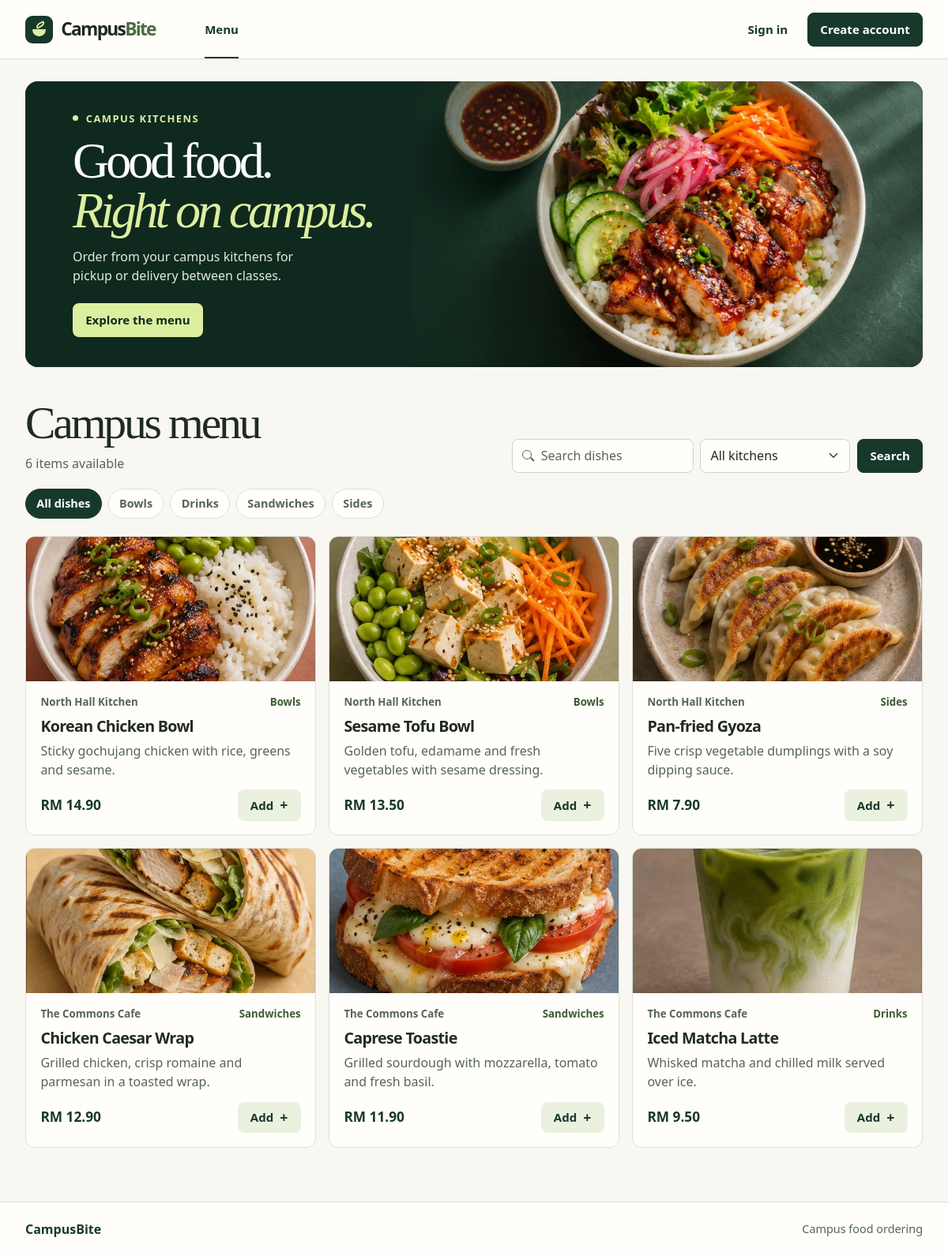
The page / on the database its author committed.
### tables this page shows
CREATE TABLE IF NOT EXISTS menu_items (
    id INT UNSIGNED AUTO_INCREMENT PRIMARY KEY,
    vendor_id INT UNSIGNED NOT NULL,
    category_id INT UNSIGNED NOT NULL,
    name VARCHAR(100) NOT NULL,
    description VARCHAR(500) NOT NULL,
    price DECIMAL(10,2) NOT NULL CHECK (price > 0),
    photo_slot TINYINT UNSIGNED NULL CHECK (photo_slot BETWEEN 1 AND 6),
    is_active BOOLEAN NOT NULL DEFAULT TRUE,
    archived_at DATETIME NULL,
    FOREIGN KEY (vendor_id) REFERENCES vendors(id),
    FOREIGN KEY (vendor_id, category_id) REFERENCES categories(vendor_id, id),
    INDEX menu_vendor_visibility (vendor_id, is_active, archived_at)
);

CREATE TABLE IF NOT EXISTS vendors (
    id INT UNSIGNED AUTO_INCREMENT PRIMARY KEY,
    name VARCHAR(100) NOT NULL UNIQUE,
    pickup_location VARCHAR(150) NOT NULL,
    is_active BOOLEAN NOT NULL DEFAULT TRUE,
    created_at DATETIME NOT NULL DEFAULT CURRENT_TIMESTAMP
);

CREATE TABLE IF NOT EXISTS categories (
    id INT UNSIGNED AUTO_INCREMENT PRIMARY KEY,
    vendor_id INT UNSIGNED NOT NULL,
    name VARCHAR(60) NOT NULL,
    archived_at DATETIME NULL,
    UNIQUE (vendor_id, id),
    UNIQUE (vendor_id, name),
    FOREIGN KEY (vendor_id) REFERENCES vendors(id)
);

### public/index.php (called while the page is built, shortened)
<?php
require dirname(__DIR__) . '/app/bootstrap.php';
require dirname(__DIR__) . '/app/accounts.php';
require dirname(__DIR__) . '/app/ordering.php';
require dirname(__DIR__) . '/app/views.php';
require dirname(__DIR__) . '/app/actions.php';
$page = value($_GET, 'page') ?: 'menu';
$id = natural($_GET['id'] ?? null);
$user = null;
try {
    $user = signed_in_user();
    $routes = [
        'menu' => ['any', 'Campus menu'], 'login' => ['guest', 'Sign in'], 'register' => ['guest', 'Create an account'],
        'cart' => ['student', 'Your cart'], 'cart-switch' => ['student', 'Switch kitchens'], 'checkout' => ['student', 'Checkout'],
        'orders' => ['student', 'My orders'], 'order' => ['signed-in', 'Order details'],
        'vendor-orders' => ['vendor', 'Kitchen orders'], 'vendor-menu' => ['vendor', 'Kitchen menu'],
        'vendor-item' => ['vendor', $id ? 'Edit menu item' : 'Add menu item'],
        'vendor-categories' => ['vendor', 'Categories'], 'vendor-category' => ['vendor', $id ? 'Edit category' : 'Add category'],
        'admin-students' => ['admin', 'Student accounts'], 'admin-kitchens' => ['admin', 'Kitchens'],
        'admin-kitchen' => ['admin', $id ? 'Edit kitchen' : 'Add kitchen'],
        'admin-vendor-accounts' => ['admin', 'Vendor accounts'],
        'admin-vendor-account' => ['admin', $id ? 'Edit vendor account' : 'Add vendor account'],
    ];
    [$role, $title] = $routes[$page];
    $data = [];
    switch ($page) {
        case 'menu':
            $data['filters'] = menu_filters($_GET);
            $data['items'] = menu_items($data['filters']);
            $data['vendors'] = rows('SELECT id, name FROM vendors WHERE is_active = 1 ORDER BY name');
            $data['categories'] = menu_categories($data['filters']['vendor']);
            break;
    }
    render($page, $title, $user, $data + ['id' => $id]);
} catch (Throwable $error) {
    error_log((string) $error);
    http_response_code(503);
    render('message', 'CampusBite is temporarily unavailable', $user, [
        'message' => 'Try again in a moment. For a new installation, check the database setup in the README.',
    ]);
}

### app/bootstrap.php (called while the page is built, shortened)
<?php
function config(): array
{
    static $config;
    if ($config === null) {
        $config = [
            'host' => '127.0.0.1', 'port' => 3306, 'database' => 'campusbite',
            'username' => 'campusbite', 'password' => '',
            'timezone' => 'Asia/Kuala_Lumpur', 'currency' => 'RM', 'session_secure' => false,
        ];
        date_default_timezone_set($config['timezone']);
    }
    return $config;
}
function db(): PDO
{
    static $connection;
    if ($connection === null) {
        $config = config();
        $connection = new PDO(
            sprintf('mysql:host=%s;port=%d;dbname=%s;charset=utf8mb4', $config['host'], $config['port'], $config['database']),
            $config['username'],
            $config['password'],
            [PDO::ATTR_ERRMODE => PDO::ERRMODE_EXCEPTION, PDO::ATTR_DEFAULT_FETCH_MODE => PDO::FETCH_ASSOC, PDO::ATTR_EMULATE_PREPARES => false]
        );
        $connection->exec("SET time_zone = '+00:00'");
    }
    return $connection;
}
function query(string $sql, array $parameters = []): PDOStatement
{
    $statement = db()->prepare($sql);
    $statement->execute($parameters);
    return $statement;
}
function rows(string $sql, array $parameters = []): array
{
    return query($sql, $parameters)->fetchAll();
}
function value(array $input, string $name): string
{
    return is_string($input[$name] ?? null) ? $input[$name] : '';
}
function natural(mixed $value): int
{
    if (!is_string($value) && !is_int($value)) {
        return 0;
    }
    return filter_var($value, FILTER_VALIDATE_INT, ['options' => ['min_range' => 1]]) ?: 0;
}
function length(string $value): int
{
    return preg_match_all('/./us', $value) ?: 0;
}
function cents(string $decimal): int
{
    [$whole, $fraction] = array_pad(explode('.', $decimal, 2), 2, '');
    return (int) $whole * 100 + (int) str_pad($fraction, 2, '0');
}
function money(int $amount): string
{
    return config()['currency'] . ' ' . number_format($amount / 100, 2, '.', ',');
}
function e(string|int|null $value): string
{
    return htmlspecialchars((string) $value, ENT_QUOTES | ENT_SUBSTITUTE, 'UTF-8');
}
function url(string $page = 'menu', array $parameters = []): string
{
    return 'index.php?' . http_build_query(['page' => $page] + $parameters);
}

### app/ordering.php (called while the page is built, shortened)
<?php
function menu_filters(array $input): array
{
    $search = trim(value($input, 'q'));
    $category = trim(value($input, 'category'));
    return [
        'q' => length($search) <= 100 && preg_match('//u', $search) ? $search : '',
        'vendor' => natural($input['vendor'] ?? null),
        'category' => length($category) <= 60 && preg_match('//u', $category) ? $category : '',
    ];
}
function menu_items(array $filters): array
{
    $where = ['m.is_active = 1', 'm.archived_at IS NULL', 'v.is_active = 1', 'c.archived_at IS NULL'];
    $parameters = [];
    return rows('SELECT m.*, v.name AS vendor_name, c.name AS category_name FROM menu_items m
        JOIN vendors v ON v.id = m.vendor_id JOIN categories c ON c.id = m.category_id
        WHERE ' . implode(' AND ', $where) . ' ORDER BY m.id', $parameters);
}
function menu_categories(int $vendorId): array
{
    return rows('SELECT DISTINCT c.name FROM categories c JOIN vendors v ON v.id = c.vendor_id
        JOIN menu_items m ON m.category_id = c.id AND m.is_active = 1 AND m.archived_at IS NULL
        WHERE c.archived_at IS NULL AND v.is_active = 1 AND (? = 0 OR c.vendor_id = ?) ORDER BY c.name', [$vendorId, $vendorId]);
}

### app/actions.php (called while the page is built, shortened)
<?php
function menu_parameters(array $input): array
{
    $filters = menu_filters($input);
    return array_filter($filters, static fn ($value) => $value !== '' && $value !== 0);
}

### app/student-view.php (the view, shortened to what this page needs)
<?php
switch ($page):
    case 'menu':
        $filters = $data['filters'];
        $items = $data['items'];
        $filterParams = menu_parameters($filters);
        $baseFilters = array_diff_key($filterParams, ['category' => true]);
        ?>
        <?php if (!$filterParams): ?>
            <section class="hero">
                <div class="hero-copy">
                    <span class="hero-kicker"><span aria-hidden="true"></span> Campus kitchens</span>
                    <h1>Good food.<br><em>Right on campus.</em></h1>
                    <p>Order from your campus kitchens for pickup or delivery between classes.</p>
                    <a class="button button-lime" href="#campus-menu">Explore the menu</a>
                </div>
                <img class="hero-image" src="assets/campus-bowl.webp" alt="Glazed chicken rice bowl with cucumber and fresh greens" fetchpriority="high">
            </section>
        <?php endif; ?>
        <section id="campus-menu" class="menu-section" aria-labelledby="menu-heading">
            <header class="menu-heading">
                <div>
                    <?php if ($filterParams): ?><h1 id="menu-heading">Campus menu</h1><?php else: ?><h2 id="menu-heading">Campus menu</h2><?php endif; ?>
                    <p><?= e(count($items)) ?> <?= count($items) === 1 ? 'item' : 'items' ?> available</p>
                </div>
                <form class="menu-filters" action="index.php" method="get" role="search">
                    <div class="search-field">
                        <input class="form-control" id="menu-search" name="q" type="search" placeholder="Search dishes" maxlength="100" value="<?= e($filters['q']) ?>">
                    </div>
                    <select class="form-select" id="menu-vendor" name="vendor">
                        <option value="0">All kitchens</option>
                    </select>
                    <button class="button button-primary" type="submit">Search</button>
                </form>
            </header>
            <nav class="category-nav" aria-label="Menu categories">
                <a class="category-pill" href="<?= e(url('menu', $baseFilters)) ?>#campus-menu"<?= $filters['category'] === '' ? ' aria-current="page"' : '' ?>>All dishes</a>
                <?php foreach ($data['categories'] as $category): ?>
                    <a class="category-pill" href="<?= e(url('menu', $baseFilters + ['category' => $category['name']])) ?>#campus-menu"<?= selected($filters['category'], $category['name']) ? ' aria-current="page"' : '' ?>><?= e($category['name']) ?></a>
                <?php endforeach; ?>
            </nav>
            <?php if (!$items): ?>
                <?php empty_state('No dishes found', 'Try a different search or clear your filters.', url('menu') . '#campus-menu', 'Clear filters'); ?>
            <?php else: ?>
                <div class="menu-grid">
                    <?php foreach ($items as $item): ?>
                        <article class="menu-card">
                            <?php if ($item['photo_slot']): ?>
                                <div class="dish-photo dish-photo-<?= e($item['photo_slot']) ?>" aria-hidden="true"><img src="assets/menu-photos.webp" alt="" loading="lazy" draggable="false"></div>
                            <?php endif; ?>
                            <div class="menu-card-copy">
                                <div class="dish-meta"><span><?= e($item['vendor_name']) ?></span><span><?= e($item['category_name']) ?></span></div>
                                <h3><?= e($item['name']) ?></h3>
                                <p><?= e($item['description']) ?></p>
                                <div class="dish-actions">
                                    <strong><?= e(money(cents($item['price']))) ?></strong>
                                    <?php if ($role === 'student'): ?>
                                        <form method="post" action="index.php">
                                            <?php form_fields('cart-add', (int) $item['id']); ?>
                                            <?php foreach ($filterParams as $name => $value): ?><input type="hidden" name="<?= e($name) ?>" value="<?= e($value) ?>"><?php endforeach; ?>
                                            <button class="button button-outline add-button" type="submit" aria-label="Add <?= e($item['name']) ?> to cart">Add <span aria-hidden="true">+</span></button>
                                        </form>
                                    <?php elseif (!$user): ?>
                                        <a class="button button-outline add-button" href="<?= e(url('login')) ?>" aria-label="Sign in to add <?= e($item['name']) ?>">Add <span aria-hidden="true">+</span></a>
                                    <?php endif; ?>
                                </div>
                            </div>
                        </article>
                    <?php endforeach; ?>
                </div>
            <?php endif; ?>
        </section>
        <?php break;
        ?>
        ?><a class="button button-primary" href="<?= e(url($home)) ?>">Back to CampusBite</a><?php
endswitch;

### app/views.php (shortened to what this page needs)
<?php
function selected(string|int $current, string|int $option): string
{
    return (string) $current === (string) $option ? ' selected' : '';
}
    ?>
    ?><span class="status-badge status-<?= e(str_replace(' ', '-', $status)) ?>"><?= e(ORDER_STATUSES[$status] ?? ucfirst($status)) ?></span><?php
function render(string $page, string $title, ?array $user, array $data = []): void
{
    $role = $user['role'] ?? '';
    $home = $user ? role_home($role) : 'menu';
    $navigation = match ($role) {
        'student' => ['menu' => 'Menu', 'orders' => 'My orders'],
        'vendor' => ['vendor-orders' => 'Orders', 'vendor-menu' => 'Menu items', 'vendor-categories' => 'Categories'],
        'admin' => ['admin-students' => 'Students', 'admin-kitchens' => 'Kitchens', 'admin-vendor-accounts' => 'Vendor accounts'],
        default => ['menu' => 'Menu'],
    };
    $current = match ($page) {
        'order' => $role === 'vendor' ? 'vendor-orders' : 'orders',
        'vendor-item' => 'vendor-menu', 'vendor-category' => 'vendor-categories',
        'admin-kitchen' => 'admin-kitchens', 'admin-vendor-account' => 'admin-vendor-accounts',
        default => $page,
    };
    ?>
<!doctype html>
<html lang="en">
<head>
    <link rel="stylesheet" href="assets/bootstrap.min.css">
    <link rel="stylesheet" href="assets/app.css">
</head>
<body>
<header class="site-header">
    <div class="site-width header-inner">
        <a class="brand" href="<?= e(url($home)) ?>" aria-label="CampusBite home"><span class="brand-icon" aria-hidden="true"></span><span>Campus<span class="brand-accent">Bite</span></span></a>
        <nav class="site-nav" aria-label="Main navigation">
            <?php foreach ($navigation as $route => $label): ?>
                <a href="<?= e(url($route)) ?>"<?= $current === $route ? ' aria-current="page"' : '' ?>><?= e($label) ?></a>
            <?php endforeach; ?>
        </nav>
        <div class="header-actions">
            <?php if ($user): ?>
                <form method="post" action="index.php" class="inline-form">
                    <?php form_fields('logout'); ?><button class="button button-quiet" type="submit">Sign out</button>
                </form>
            <?php else: ?>
                <a class="button button-quiet" href="<?= e(url('login')) ?>"<?= $page === 'login' ? ' aria-current="page"' : '' ?>>Sign in</a>
                <a class="button button-primary header-register" href="<?= e(url('register')) ?>">Create account</a>
            <?php endif; ?>
        </div>
    </div>
</header>
<main id="main" class="site-width main-content" tabindex="-1">
    <?php if (str_starts_with($page, 'vendor-') || str_starts_with($page, 'admin-')): ?>
        <?php require __DIR__ . '/workspace-view.php'; ?>
    <?php else: ?>
        <?php require __DIR__ . '/student-view.php'; ?>
    <?php endif; ?>
</main>
<footer class="site-footer"><div class="site-width footer-inner"><a href="<?= e(url($home)) ?>">CampusBite</a><span>Campus food ordering</span></div></footer>
</body>
</html>
    <?php
}

### rows shown on the page
menu_items: vendors.name "North Hall Kitchen", vendor.name "Bowls", name "Korean Chicken Bowl", description "Sticky gochujang chicken with rice, greens and sesame.", price "RM 14.90"
menu_items: vendors.name "North Hall Kitchen", vendor.name "Bowls", name "Sesame Tofu Bowl", description "Golden tofu, edamame and fresh vegetables with sesame dressing.", price "RM 13.50"
menu_items: vendors.name "North Hall Kitchen", category.name "Sides", name "Pan-fried Gyoza", description "Five crisp vegetable dumplings with a soy dipping sauce.", price "RM 7.90"
menu_items: vendors.name "The Commons Cafe", category.name "Sandwiches", name "Chicken Caesar Wrap", description "Grilled chicken, crisp romaine and parmesan in a toasted wrap.", price "RM 12.90"
menu_items: vendors.name "The Commons Cafe", category.name "Sandwiches", name "Caprese Toastie", description "Grilled sourdough with mozzarella, tomato and fresh basil.", price "RM 11.90"
menu_items: vendors.name "The Commons Cafe", category.name "Drinks", name "Iced Matcha Latte", description "Whisked matcha and chilled milk served over ice.", price "RM 9.50"

### other values the page prints
$label "Menu"
count($items) "6"
$category['name'] "Bowls"
$category['name'] "Drinks"
$category['name'] "Sandwiches"
$category['name'] "Sides"
